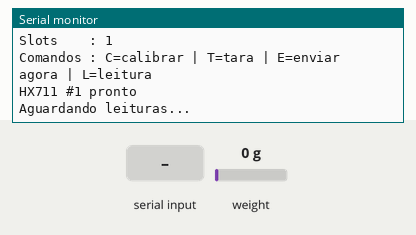
This sketch was run on a simulated Arduino Uno, built with avr-gcc and run on an emulated ATmega328P. Shown: the last lines printed to the serial monitor. The inputs (shaded band) are chosen by the test bench; at power-on: weight on the scale 0 g.

Above: at 2.2 s.
2.3 s: "c90\n" received over Serial
At 3.3 s:
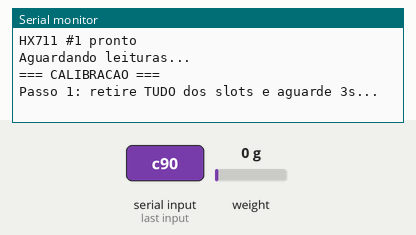
3.8 s: "90,45\n" received over Serial
At 7.5 s:
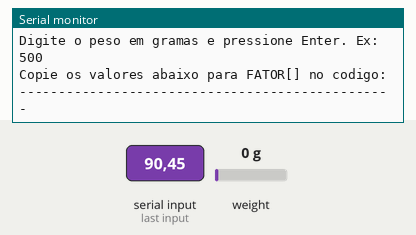
7.8 s: "t90\n" received over Serial
At 9.8 s:
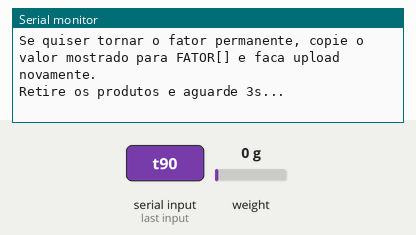
10.1 s: "e90\n" received over Serial
At 14.5 s:
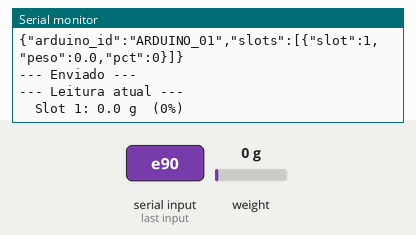

The sketch:

arduino_prateleira_1_.ino
```cpp
/**
 * ╔══════════════════════════════════════════════════════════════╗
 * ║      PRATELEIRA INTELIGENTE — Arduino UNO (simples)         ║
 * ║      Somente HX711 + Serial USB → script Python             ║
 * ╚══════════════════════════════════════════════════════════════╝
 *
 * FUNÇÃO:
 *   Lê uma célula de carga via HX711 e envia os dados
 *   pela porta USB serial para o script serial_bridge.py
 *   rodando no PC, que repassa ao backend do Mercado Virtual.
 *
 * BIBLIOTECA NECESSÁRIA (só uma):
 *   • HX711 by Bogdan Necula
 *     Arduino IDE → Sketch → Incluir Biblioteca →
 *     Gerenciar Bibliotecas → busque "HX711 Arduino Library"
 *
 * ┌─────────────────────────────────────────────────────────┐
 * │                  DIAGRAMA DE PINOS                      │
 * │                                                         │
 * │  HX711 #1  DOUT ──── D2      CLK ──── D3               │
 * │  HX711 #2  DOUT ──── D4      CLK ──── D5               │
 * │  HX711 #3  DOUT ──── D6      CLK ──── D7               │
 * │                                                         │
 * │  Todos os HX711:  VCC ── 3.3V do Arduino               │
 * │                   GND ── GND do Arduino                 │
 * │                                                         │
 * │  LIGAÇÃO DA CÉLULA DE CARGA AO HX711:                   │
 * │    Vermelho → E+    Preto  → E-                         │
 * │    Branco   → A-    Verde  → A+                         │
 * │                                                         │
 * │  Alimentação: cabo USB ligado no PC                     │
 * └─────────────────────────────────────────────────────────┘
 */

#include <HX711.h>

// ═══════════════════════════════════════════════════════════
//   CONFIGURAÇÃO — edite aqui antes de fazer upload
// ═══════════════════════════════════════════════════════════

// Identificação deste Arduino.
// NÃO é uma coordenada da prateleira e não escolhe o destino no mapa.
const char ARDUINO_ID[] = "ARDUINO_01";

// Quantos slots (células de carga): 1, 2 ou 3
#define NUM_SLOTS 1

// Intervalo de envio em milissegundos
// 300000 = 5 minutos | Use 10000 (10s) durante os testes
#define INTERVALO_ENVIO 300000UL

// Peso em gramas quando o slot está CHEIO (produto novo)
float PESO_CHEIO[NUM_SLOTS] = { 400.0 };

// Peso em gramas quando o slot está VAZIO (só a bandeja)
// Ajuste após apertar 'T' no Monitor Serial com bandejas vazias
float PESO_VAZIO[NUM_SLOTS] = { 0.0 };

// Fator de calibração de cada célula
// Obtenha apertando 'C' no Monitor Serial e seguindo os passos
// Depois copie os valores aqui e faça upload novamente
float FATOR[NUM_SLOTS] = { -411.0 };

// ─── Pinos ───────────────────────────────────────────────────
const uint8_t DOUT[NUM_SLOTS] = { 2 };
const uint8_t CLK[NUM_SLOTS]  = { 3 };

// ═══════════════════════════════════════════════════════════
//   VARIÁVEIS INTERNAS
// ═══════════════════════════════════════════════════════════

HX711         balanca[NUM_SLOTS];
float         pesoAtual[NUM_SLOTS] = {0};
uint8_t       pctAtual[NUM_SLOTS]  = {0};
unsigned long ultimoEnvio          = 0;
unsigned long ultimaLeitura        = 0;
#define INTERVALO_LEITURA 1000UL

// ═══════════════════════════════════════════════════════════
//   SETUP
// ═══════════════════════════════════════════════════════════

void setup() {
  Serial.begin(9600);
  Serial.println(F(""));
  Serial.println(F("=== Prateleira Inteligente ==="));
  Serial.print(F("Arduino  : ")); Serial.println(ARDUINO_ID);
  Serial.print(F("Slots    : ")); Serial.println(NUM_SLOTS);
  Serial.println(F("Comandos : C=calibrar | T=tara | E=enviar agora | L=leitura"));
  Serial.println(F(""));

  for (uint8_t i = 0; i < NUM_SLOTS; i++) {
    balanca[i].begin(DOUT[i], CLK[i]);
    balanca[i].set_scale(FATOR[i]);
    balanca[i].tare();
    Serial.print(F("HX711 #")); Serial.print(i + 1); Serial.println(F(" pronto"));
  }

  Serial.println(F(""));
  Serial.println(F("Aguardando leituras..."));
}

// ═══════════════════════════════════════════════════════════
//   LOOP PRINCIPAL
// ═══════════════════════════════════════════════════════════

void loop() {
  if (Serial.available()) {
    char cmd = tolower(Serial.read());
    while (Serial.available()) Serial.read();
    switch (cmd) {
      case 'c': calibrar();         break;
      case 't': tara();             break;
      case 'e': enviarDados();      break;
      case 'l': imprimirLeituras(); break;
    }
  }

  unsigned long agora = millis();

  if (agora - ultimaLeitura >= INTERVALO_LEITURA) {
    lerSensores();
    ultimaLeitura = agora;
  }

  if (agora - ultimoEnvio >= INTERVALO_ENVIO) {
    enviarDados();
    ultimoEnvio = agora;
  }
}

// ═══════════════════════════════════════════════════════════
//   LEITURA DOS SENSORES
// ═══════════════════════════════════════════════════════════

void lerSensores() {
  for (uint8_t i = 0; i < NUM_SLOTS; i++) {
    if (!balanca[i].is_ready()) continue;

    float leitura = balanca[i].get_units(3);
    pesoAtual[i]  = max(0.0f, leitura);

    float amplitude = PESO_CHEIO[i] - PESO_VAZIO[i];
    if (amplitude > 0) {
      float pct = ((pesoAtual[i] - PESO_VAZIO[i]) / amplitude) * 100.0f;
      pctAtual[i] = (uint8_t) constrain((int)pct, 0, 100);
    } else {
      pctAtual[i] = 0;
    }
  }
}

void imprimirLeituras() {
  Serial.println(F("--- Leitura atual ---"));
  for (uint8_t i = 0; i < NUM_SLOTS; i++) {
    Serial.print(F("  Slot ")); Serial.print(i + 1);
    Serial.print(F(": "));     Serial.print(pesoAtual[i], 1); Serial.print(F(" g"));
    Serial.print(F("  ("));    Serial.print(pctAtual[i]);     Serial.println(F("%)"));
  }
}

// ═══════════════════════════════════════════════════════════
//   ENVIO — JSON pela porta serial USB
// ═══════════════════════════════════════════════════════════
// Formato lido pelo serial_bridge.py:
// {"arduino_id":"ARDUINO_01","slots":[{"slot":1,"peso":385.2,"pct":96},...]}

void enviarDados() {
  lerSensores();

  String json = "{\"arduino_id\":\"";
  json += ARDUINO_ID;
  json += "\",\"slots\":[";

  for (uint8_t i = 0; i < NUM_SLOTS; i++) {
    if (i > 0) json += ",";
    json += "{\"slot\":";    json += (i + 1);
    json += ",\"peso\":";    json += String(pesoAtual[i], 1);
    json += ",\"pct\":";     json += pctAtual[i];
    json += "}";
  }

  json += "]}";

  Serial.println(json);   // lido pelo serial_bridge.py

  Serial.println(F("--- Enviado ---"));
  imprimirLeituras();

  ultimoEnvio = millis();
}

// ═══════════════════════════════════════════════════════════
//   TARA
// ═══════════════════════════════════════════════════════════

void tara() {
  Serial.println(F("Retire os produtos e aguarde 3s..."));
  delay(3000);
  for (uint8_t i = 0; i < NUM_SLOTS; i++) {
    balanca[i].tare();
    PESO_VAZIO[i] = 0.0;
  }
  Serial.println(F("Tara concluida."));
}

// ═══════════════════════════════════════════════════════════
//   CALIBRAÇÃO GUIADA
// ═══════════════════════════════════════════════════════════

void calibrar() {
  Serial.println(F(""));
  Serial.println(F("=== CALIBRACAO ==="));
  Serial.println(F("Passo 1: retire TUDO dos slots e aguarde 3s..."));
  delay(3000);

  for (uint8_t i = 0; i < NUM_SLOTS; i++) {
    balanca[i].set_scale();
    balanca[i].tare();
  }
  Serial.println(F("Tara feita."));
  Serial.println(F("Passo 2: coloque um peso CONHECIDO em todos os slots."));
  Serial.println(F("Digite o peso em gramas e pressione Enter. Ex: 500"));
  while (!Serial.available()) delay(50);
  float ref = Serial.parseFloat();
  while (Serial.available()) Serial.read();

  if (ref <= 0) { Serial.println(F("Invalido. Cancelado.")); return; }

  Serial.println(F(""));
  Serial.println(F("Copie os valores abaixo para FATOR[] no codigo:"));
  Serial.println(F("------------------------------------------------"));

  for (uint8_t i = 0; i < NUM_SLOTS; i++) {
    float fator  = balanca[i].get_units(20) / ref;
    FATOR[i]     = fator;
    balanca[i].set_scale(fator);
    Serial.print(F("  FATOR[")); Serial.print(i);
    Serial.print(F("] = "));     Serial.println(fator, 4);
  }

  Serial.println(F("------------------------------------------------"));
  Serial.println(F("Se quiser tornar o fator permanente, copie o valor mostrado para FATOR[] e faca upload novamente."));
  Serial.println(F(""));
}
```

Measured:
- after the input at 2.3 s, the serial monitor: prints a new line after 0.08 s (image 1)
- after the input at 3.8 s, the serial monitor: prints a new line after 2.7 s (image 2)
- after the input at 7.8 s, the serial monitor: prints a new line after 1.2 s (image 3)
- after the input at 10.1 s, the serial monitor: prints a new line after 3.5 s (image 4)
